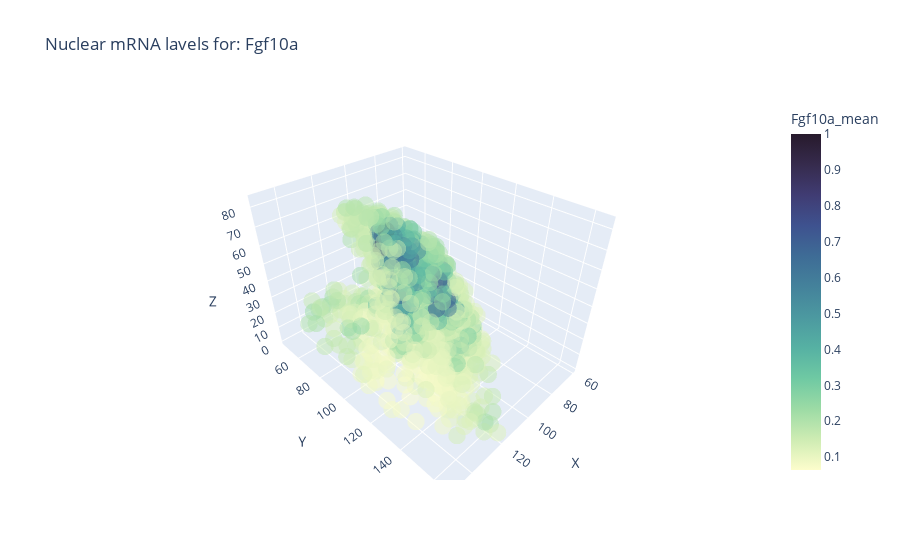

Notebook source saved alongside this figure:
### Markdown cell above
### Make scatter plots showing mRNA levels for each gene

### Code cell
import plotly.graph_objects as go

# normalize
for ch in range(3):
    nucleus_df[channel_names[ch]] = nucleus_df[channel_names[ch]] / np.max(nucleus_df[channel_names[ch]])
    nucleus_df[channel_names[ch] + "_mean"] = nucleus_df[channel_names[ch]+ "_mean"] / np.max(nucleus_df[channel_names[ch] + "_mean"])
    
fin_nuclei = np.where(nucleus_df["pec_fin_flag"]==1)

colormaps[0] = "deep"
colormaps[1] = "viridis"
colormaps[2] = "ice"
                      
channel_ind = 0
mRNA_channel = channel_names[channel_ind] + "_mean"

# estimate background
nucleus_df_fin = nucleus_df.iloc[fin_nuclei]

# fig = px.histogram(nucleus_df_fin, x=mRNA_channel)
# fig.show()
fig = px.scatter_3d(nucleus_df_fin, x="X", y="Y", z="Z", 
              opacity=0.5, color=mRNA_channel, 
              color_continuous_scale=colormaps[channel_ind],
              template="plotly",
              title= "Nuclear mRNA lavels for: " + channel_names[channel_ind])

fig.update_traces(marker=dict(size=6))
                
fig.show()

### Figure 1 — Plotly figure (JSON) as saved in the notebook; plotly's stock layout.template omitted (floating-point values rounded to 4 significant figures; data arrays with more than 128 entries replaced by an {"elided": "..."} marker saying what was removed)
{"data": [{"hovertemplate": "X=%{x}<br>Y=%{y}<br>Z=%{z}<br>Fgf10a_mean=%{marker.color}<extra></extra>", "legendgroup": "", "marker": {"color": {"elided": "1169 float values"}, "coloraxis": "coloraxis", "opacity": 0.5, "size": 6, "symbol": "circle"}, "mode": "markers", "name": "", "scene": "scene", "showlegend": false, "type": "scatter3d", "x": {"elided": "1169 float values"}, "y": {"elided": "1169 float values"}, "z": {"elided": "1169 float values"}}], "layout": {"coloraxis": {"colorbar": {"title": {"text": "Fgf10a_mean"}}, "colorscale": [[0, "rgb(253, 253, 204)"], [0.09091, "rgb(206, 236, 179)"], [0.1818, "rgb(156, 219, 165)"], [0.2727, "rgb(111, 201, 163)"], [0.3636, "rgb(86, 177, 163)"], [0.4545, "rgb(76, 153, 160)"], [0.5455, "rgb(68, 130, 155)"], [0.6364, "rgb(62, 108, 150)"], [0.7273, "rgb(62, 82, 143)"], [0.8182, "rgb(64, 60, 115)"], [0.9091, "rgb(54, 43, 77)"], [1, "rgb(39, 26, 44)"]]}, "legend": {"tracegroupgap": 0}, "scene": {"domain": {"x": [0, 1], "y": [0, 1]}, "xaxis": {"title": {"text": "X"}}, "yaxis": {"title": {"text": "Y"}}, "zaxis": {"title": {"text": "Z"}}}, "title": {"text": "Nuclear mRNA lavels for: Fgf10a"}}}
